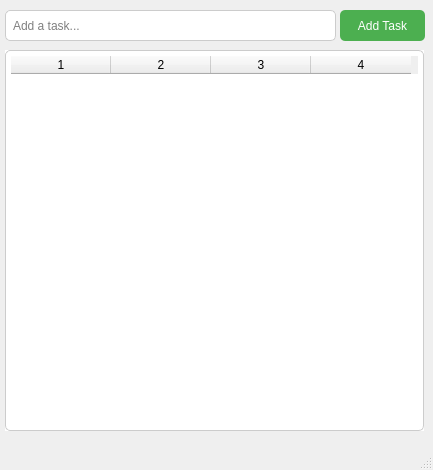
<?xml version="1.0" encoding="UTF-8"?>
<ui version="4.0">
 <class>MainWindow</class>
 <widget class="QMainWindow" name="MainWindow">
  <property name="geometry">
   <rect>
    <x>0</x>
    <y>0</y>
    <width>433</width>
    <height>470</height>
   </rect>
  </property>
  <property name="windowTitle">
   <string>todo-list</string>
  </property>
  <property name="windowIcon">
   <iconset>
    <normaloff>todo.png</normaloff>todo.png</iconset>
  </property>
  <widget class="QWidget" name="centralwidget">
   <widget class="QLineEdit" name="lineEdit">
    <property name="geometry">
     <rect>
      <x>5</x>
      <y>10</y>
      <width>331</width>
      <height>31</height>
     </rect>
    </property>
    <property name="styleSheet">
     <string notr="true">QLineEdit#lineEdit {
            background-color: white;
            border: 1px solid #cccccc;
            border-radius: 5px;
            padding: 5px;
        }</string>
    </property>
    <property name="placeholderText">
     <string>Add a task...</string>
    </property>
   </widget>
   <widget class="QPushButton" name="pushButton">
    <property name="geometry">
     <rect>
      <x>340</x>
      <y>10</y>
      <width>85</width>
      <height>31</height>
     </rect>
    </property>
    <property name="styleSheet">
     <string notr="true">QPushButton#pushButton {
            background-color: #4CAF50;
            border-radius: 5px;
            color: white;
            padding: 5px;
        }
QPushButton#pushButton:hover {
            background-color: #3e8e41;
        }</string>
    </property>
    <property name="text">
     <string>Add Task</string>
    </property>
   </widget>
   <widget class="QTableWidget" name="tableWidget">
    <property name="geometry">
     <rect>
      <x>5</x>
      <y>50</y>
      <width>419</width>
      <height>381</height>
     </rect>
    </property>
    <property name="autoFillBackground">
     <bool>true</bool>
    </property>
    <property name="styleSheet">
     <string notr="true">QTableWidget#tableWidget {
            background-color: white;
            border: 1px solid #cccccc;
            border-radius: 5px;
            padding: 5px;
        }
</string>
    </property>
    <property name="tabKeyNavigation">
     <bool>false</bool>
    </property>
    <property name="showDropIndicator" stdset="0">
     <bool>false</bool>
    </property>
    <property name="dragDropOverwriteMode">
     <bool>false</bool>
    </property>
    <property name="selectionMode">
     <enum>QAbstractItemView::ExtendedSelection</enum>
    </property>
    <property name="selectionBehavior">
     <enum>QAbstractItemView::SelectRows</enum>
    </property>
    <property name="showGrid">
     <bool>false</bool>
    </property>
    <property name="sortingEnabled">
     <bool>true</bool>
    </property>
    <property name="columnCount">
     <number>4</number>
    </property>
    <attribute name="horizontalHeaderVisible">
     <bool>true</bool>
    </attribute>
    <attribute name="horizontalHeaderHighlightSections">
     <bool>true</bool>
    </attribute>
    <column/>
    <column/>
    <column/>
    <column/>
   </widget>
  </widget>
  <widget class="QMenuBar" name="menubar">
   <property name="geometry">
    <rect>
     <x>0</x>
     <y>0</y>
     <width>433</width>
     <height>21</height>
    </rect>
   </property>
  </widget>
  <widget class="QStatusBar" name="statusbar"/>
 </widget>
 <resources/>
 <connections/>
</ui>
